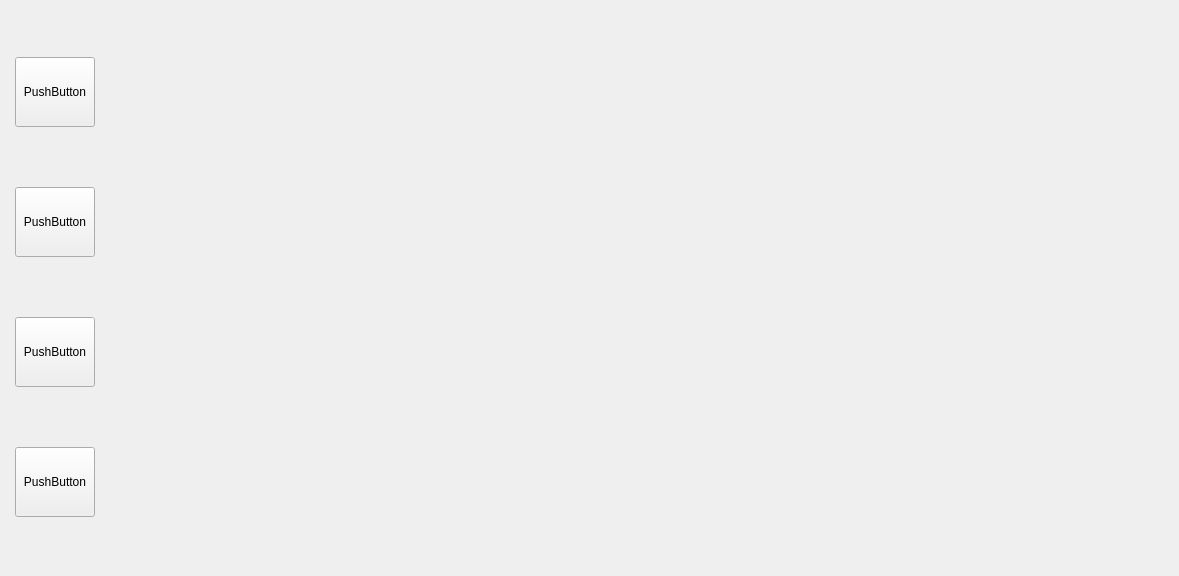
<?xml version="1.0" encoding="UTF-8"?>
<ui version="4.0">
 <class>MainWindow</class>
 <widget class="QMainWindow" name="MainWindow">
  <property name="geometry">
   <rect>
    <x>0</x>
    <y>0</y>
    <width>1179</width>
    <height>576</height>
   </rect>
  </property>
  <property name="sizePolicy">
   <sizepolicy hsizetype="Minimum" vsizetype="Minimum">
    <horstretch>0</horstretch>
    <verstretch>0</verstretch>
   </sizepolicy>
  </property>
  <property name="windowTitle">
   <string>MainWindow</string>
  </property>
  <property name="styleSheet">
   <string notr="true">/* macOS Separator Fix */

QMainWindow::separator {
    background: transparent;
    width: 0px;
    height: 0px;
}

QMainWindow {
	border: 0px;
}</string>
  </property>
  <widget class="QWidget" name="centralwidget">
   <property name="styleSheet">
    <string notr="true"/>
   </property>
   <layout class="QHBoxLayout" name="horizontalLayout">
    <property name="spacing">
     <number>0</number>
    </property>
    <property name="leftMargin">
     <number>0</number>
    </property>
    <property name="topMargin">
     <number>0</number>
    </property>
    <property name="rightMargin">
     <number>0</number>
    </property>
    <property name="bottomMargin">
     <number>0</number>
    </property>
    <item>
     <widget class="QWidget" name="ButtonNavigation" native="true">
      <property name="styleSheet">
       <string notr="true"/>
      </property>
      <layout class="QVBoxLayout" name="verticalLayout">
       <property name="leftMargin">
        <number>15</number>
       </property>
       <property name="topMargin">
        <number>3</number>
       </property>
       <property name="bottomMargin">
        <number>3</number>
       </property>
       <item>
        <widget class="RoundButton" name="OnButton">
         <property name="minimumSize">
          <size>
           <width>70</width>
           <height>70</height>
          </size>
         </property>
         <property name="styleSheet">
          <string notr="true"/>
         </property>
         <property name="text">
          <string>PushButton</string>
         </property>
         <property name="icon">
          <iconset resource="../../resources/Resources.qrc">
           <normaloff>:/buttons/BlackPlay.svg</normaloff>
           <normalon>:/buttons/BlackPause.svg</normalon>:/buttons/BlackPlay.svg</iconset>
         </property>
         <property name="checkable">
          <bool>true</bool>
         </property>
        </widget>
       </item>
       <item>
        <widget class="RoundButton" name="radioButton">
         <property name="minimumSize">
          <size>
           <width>70</width>
           <height>70</height>
          </size>
         </property>
         <property name="styleSheet">
          <string notr="true"/>
         </property>
         <property name="text">
          <string>PushButton</string>
         </property>
         <property name="icon">
          <iconset resource="../../resources/Resources.qrc">
           <normaloff>:/buttons/BlackNote.svg</normaloff>
           <normalon>:/buttons/BlueNote.svg</normalon>:/buttons/BlackNote.svg</iconset>
         </property>
         <property name="checkable">
          <bool>true</bool>
         </property>
        </widget>
       </item>
       <item>
        <widget class="RoundButton" name="mapButton">
         <property name="sizePolicy">
          <sizepolicy hsizetype="Preferred" vsizetype="Fixed">
           <horstretch>0</horstretch>
           <verstretch>0</verstretch>
          </sizepolicy>
         </property>
         <property name="minimumSize">
          <size>
           <width>70</width>
           <height>70</height>
          </size>
         </property>
         <property name="maximumSize">
          <size>
           <width>16777215</width>
           <height>16777215</height>
          </size>
         </property>
         <property name="mouseTracking">
          <bool>false</bool>
         </property>
         <property name="styleSheet">
          <string notr="true"/>
         </property>
         <property name="text">
          <string>PushButton</string>
         </property>
         <property name="icon">
          <iconset resource="../../resources/Resources.qrc">
           <normaloff>:/buttons/BlackNavigation.svg</normaloff>
           <normalon>:/buttons/BlueNavigation.svg</normalon>:/buttons/BlackNavigation.svg</iconset>
         </property>
         <property name="checkable">
          <bool>true</bool>
         </property>
        </widget>
       </item>
       <item>
        <widget class="RoundButton" name="settingsButton">
         <property name="sizePolicy">
          <sizepolicy hsizetype="Minimum" vsizetype="Fixed">
           <horstretch>0</horstretch>
           <verstretch>0</verstretch>
          </sizepolicy>
         </property>
         <property name="minimumSize">
          <size>
           <width>70</width>
           <height>70</height>
          </size>
         </property>
         <property name="styleSheet">
          <string notr="true"/>
         </property>
         <property name="text">
          <string>PushButton</string>
         </property>
         <property name="icon">
          <iconset resource="../../resources/Resources.qrc">
           <normaloff>:/buttons/BlackSettings.svg</normaloff>
           <normalon>:/buttons/BlueSettings.svg</normalon>:/buttons/BlackSettings.svg</iconset>
         </property>
         <property name="checkable">
          <bool>true</bool>
         </property>
        </widget>
       </item>
      </layout>
     </widget>
    </item>
    <item>
     <widget class="QStackedWidget" name="Navigation">
      <property name="sizePolicy">
       <sizepolicy hsizetype="Expanding" vsizetype="Expanding">
        <horstretch>0</horstretch>
        <verstretch>0</verstretch>
       </sizepolicy>
      </property>
      <property name="currentIndex">
       <number>1</number>
      </property>
      <widget class="SettingsPage" name="Settings"/>
      <widget class="RadioDashboard" name="RadioDash"/>
     </widget>
    </item>
   </layout>
  </widget>
  <widget class="QMenuBar" name="menubar">
   <property name="geometry">
    <rect>
     <x>0</x>
     <y>0</y>
     <width>1179</width>
     <height>21</height>
    </rect>
   </property>
  </widget>
 </widget>
 <customwidgets>
  <customwidget>
   <class>RoundButton</class>
   <extends>QPushButton</extends>
   <header>widgets/RoundButton.h</header>
  </customwidget>
  <customwidget>
   <class>RadioDashboard</class>
   <extends>QWidget</extends>
   <header>pages/RadioDashboard.h</header>
   <container>1</container>
  </customwidget>
  <customwidget>
   <class>SettingsPage</class>
   <extends>QWidget</extends>
   <header>pages/settings/SettingsPage.h</header>
   <container>1</container>
  </customwidget>
 </customwidgets>
 <resources>
  <include location="../../resources/Resources.qrc"/>
 </resources>
 <connections/>
</ui>
